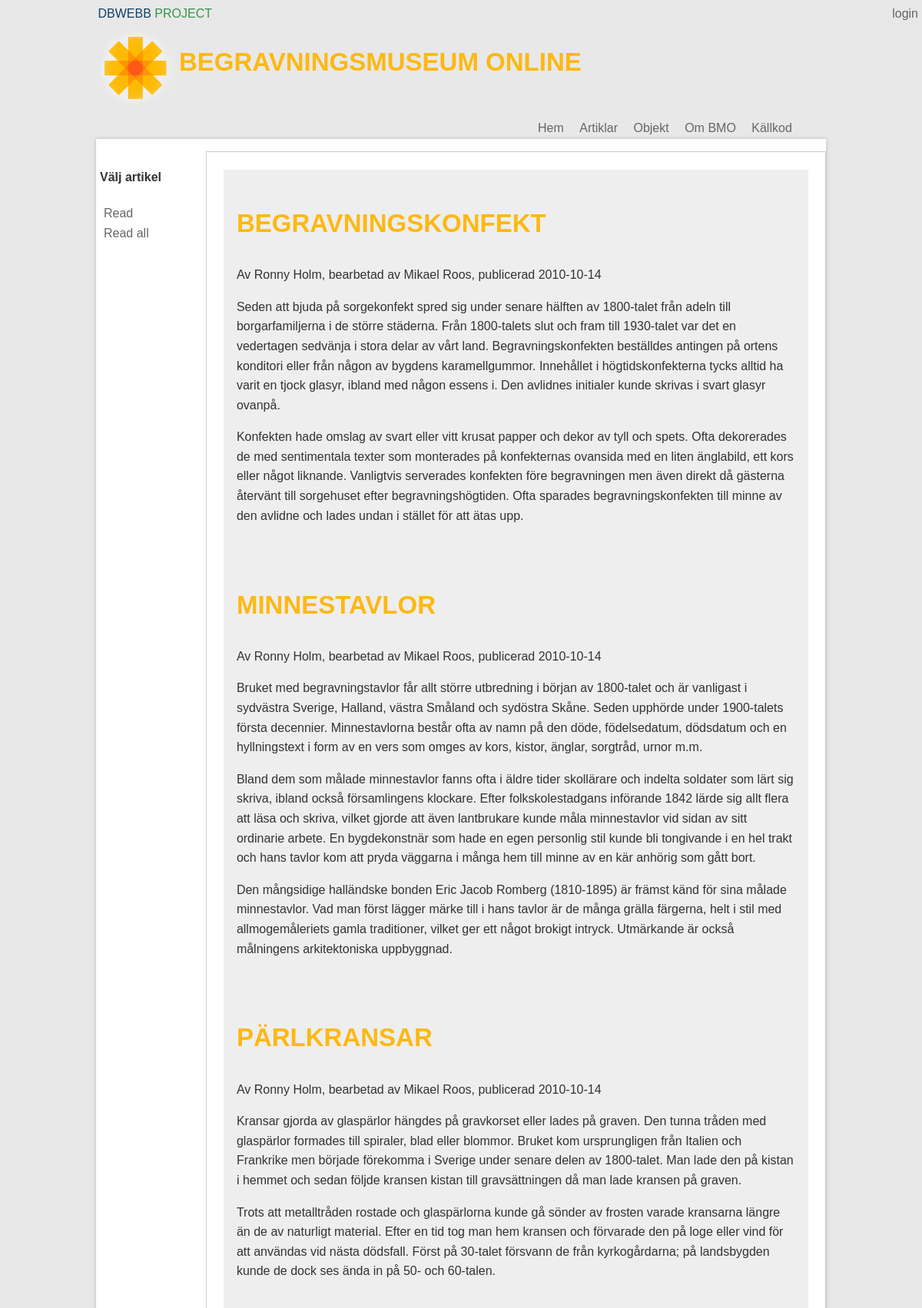
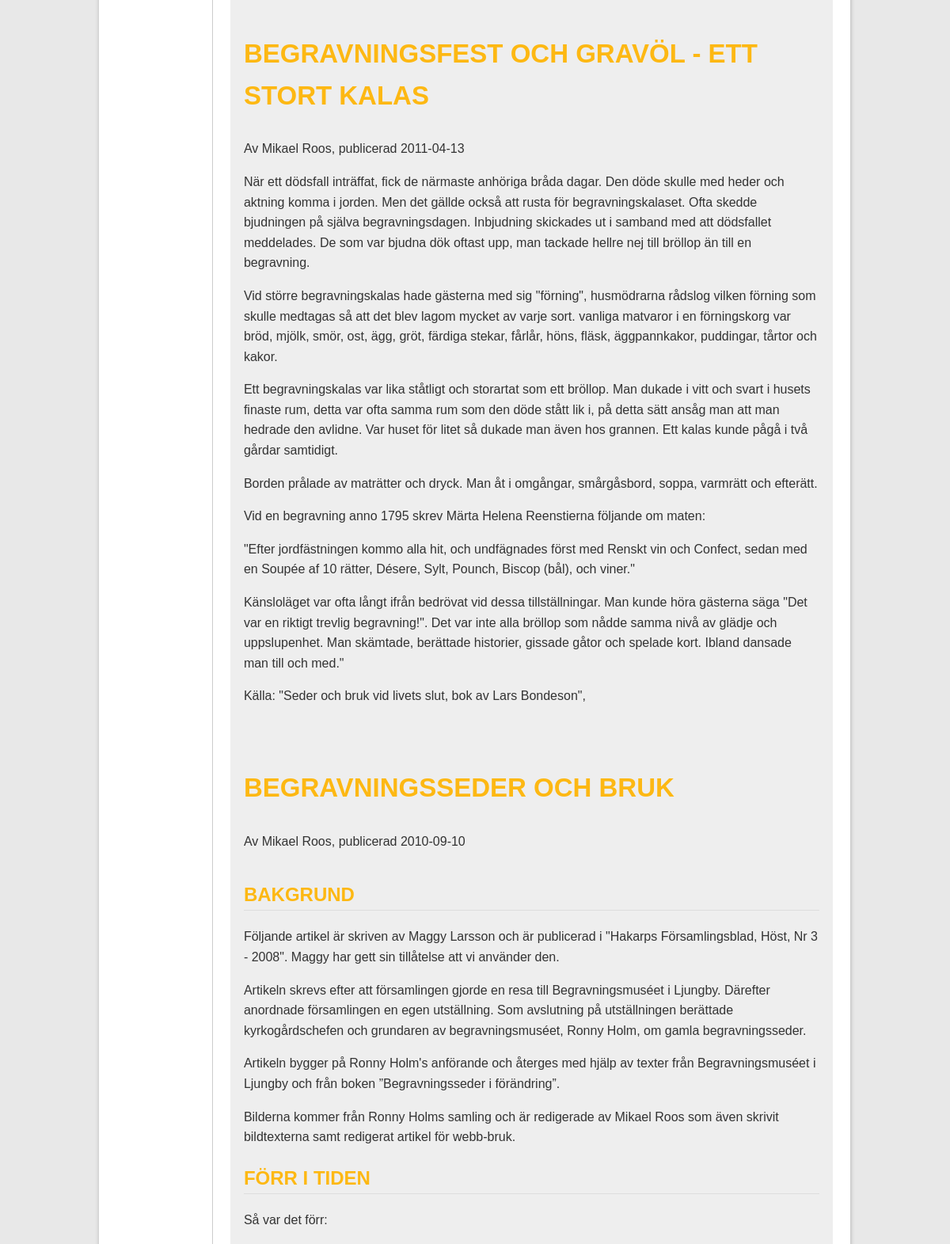
The page /article.php?p=read-all (upper part) on the database its author committed (2 pictures, top to bottom).
### tables this page shows
CREATE TABLE "Article" ("id" INTEGER PRIMARY KEY  AUTOINCREMENT  NOT NULL  UNIQUE , "category" TEXT, "title" TEXT, "content" TEXT, "author" TEXT, "pubdate" DATETIME NOT NULL  DEFAULT CURRENT_DATE);

### incl/article/showAllArticle.php (the view)
<?php
$db= new PDO("sqlite:$dbPath");
$db->setAttribute(PDO::ATTR_ERRMODE, PDO::ERRMODE_WARNING);
$stmt = $db->prepare('SELECT * FROM Article WHERE category = "article";');
$stmt->execute();
$res = $stmt->fetchAll(PDO::FETCH_ASSOC);
?>
<fieldset>
	<?php foreach($res as $ad):?>
		<div style="background:#eee; border:1px solid #eee;padding:1em;overflow:auto;">
			<h1><?php echo $ad['title']; ?></h1>
			<p class="by-author"><?php echo $ad['author'] . ', publicerad ' . $ad['pubdate']; ?></p>
			<p><?php echo $ad['content']; ?></p>
		</div>
	<?php endforeach;?>
</fieldset>

### style/FiddeStyle.css (style rules this page uses)
* { font-family:proxima-nova-soft,sans-serif; font-size:16px; color:#333; line-height:1.6em }
html,body { margin:0; padding:0; }
html { background:#e6e6e6; overflow-y:scroll; }
body { background:#E8E8E8; }
h1,h2 { color:#FDB813; }
h1 { text-transform: uppercase; font-size:33px; }
h2 { font-size:24px; border-bottom: 1px solid #ddd; text-transform: uppercase; }
.left { float:left; }

### style/debug.css (style rules this page uses)
body { background: beige; }
article { background: antiquewhite; }

### style/style.css (style rules this page uses)
html { background: #cc6666; }
body { margin: 8px auto; width: 934px; padding: 8px; background: #ffffcc; border: 1px dashed #660033; font-family: Georgia, serif; color: #333333; }
h1 { text-transform: uppercase; border-bottom: 4px double #333333; }
header,footer,nav,article,section,aside,figure,figcaption { display:block; }

### style/forms.css (style rules this page uses)
fieldset { padding:0 1.4em 1.4em 1.4em; margin: 0 0 1.5em 0; border: 1px solid #ccc; }
fieldset, #IE8#HACK { padding-top:1.4em; }

### rows shown on the page
article: title "BEGRAVNINGSKONFEKT", author "Av Ronny Holm, bearbetad av Mikael Roos", pubdate "2010-10-14", content "Seden att bjuda på sorgekonfekt spred sig under senare hälften av 1800-talet från adeln till borgarfamiljerna i de större städerna. Från 1800-talets slut och fram till 1930-talet var det en vedertagen sedvänja i stora delar av vårt land. Begravningskonfekten beställdes antingen på ortens konditori eller från någon av bygdens karamellgummor. Innehållet i högtidskonfekterna tycks alltid ha varit en tjock glasyr, ibland med någon essens i. Den avlidnes initialer kunde skrivas i svart glasyr ovanpå. Konfekten hade omslag av svart eller vitt krusat papper och dekor av tyll och spets. Ofta dekorerades de med sentimentala texter som monterades på konfekternas ovansida med en liten änglabild, ett…"
article: title "MINNESTAVLOR", author "Av Ronny Holm, bearbetad av Mikael Roos", pubdate "2010-10-14", content "Bruket med begravningstavlor får allt större utbredning i början av 1800-talet och är vanligast i sydvästra Sverige, Halland, västra Småland och sydöstra Skåne. Seden upphörde under 1900-talets första decennier. Minnestavlorna består ofta av namn på den döde, födelsedatum, dödsdatum och en hyllningstext i form av en vers som omges av kors, kistor, änglar, sorgtråd, urnor m.m. Bland dem som målade minnestavlor fanns ofta i äldre tider skollärare och indelta soldater som lärt sig skriva, ibland också församlingens klockare. Efter folkskolestadgans införande 1842 lärde sig allt flera att läsa och skriva, vilket gjorde att även lantbrukare kunde måla minnestavlor vid sidan av sitt ordinarie…"
article: title "PÄRLKRANSAR", author "Av Ronny Holm, bearbetad av Mikael Roos", pubdate "2010-10-14", content "Kransar gjorda av glaspärlor hängdes på gravkorset eller lades på graven. Den tunna tråden med glaspärlor formades till spiraler, blad eller blommor. Bruket kom ursprungligen från Italien och Frankrike men började förekomma i Sverige under senare delen av 1800-talet. Man lade den på kistan i hemmet och sedan följde kransen kistan till gravsättningen då man lade kransen på graven. Trots att metalltråden rostade och glaspärlorna kunde gå sönder av frosten varade kransarna längre än de av naturligt material. Efter en tid tog man hem kransen och förvarade den på loge eller vind för att användas vid nästa dödsfall. Först på 30-talet försvann de från kyrkogårdarna; på landsbygden kunde de dock…"
article: title "BEGRAVNINGSFEST OCH GRAVÖL - ETT STORT KALAS", author "Av Mikael Roos", pubdate "2011-04-13", content "När ett dödsfall inträffat, fick de närmaste anhöriga bråda dagar. Den döde skulle med heder och aktning komma i jorden. Men det gällde också att rusta för begravningskalaset. Ofta skedde bjudningen på själva begravningsdagen. Inbjudning skickades ut i samband med att dödsfallet meddelades. De som var bjudna dök oftast upp, man tackade hellre nej till bröllop än till en begravning. Vid större begravningskalas hade gästerna med sig \"förning\", husmödrarna rådslog vilken förning som skulle medtagas så att det blev lagom mycket av varje sort. vanliga matvaror i en förningskorg var bröd, mjölk, smör, ost, ägg, gröt, färdiga stekar, fårlår, höns, fläsk, äggpannkakor, puddingar, tårtor och kakor.…"
article: title "BEGRAVNINGSSEDER OCH BRUK", author "Av Mikael Roos", pubdate "2010-09-10", content "BAKGRUND Följande artikel är skriven av Maggy Larsson och är publicerad i \"Hakarps Församlingsblad, Höst, Nr 3 - 2008\". Maggy har gett sin tillåtelse att vi använder den. Artikeln skrevs efter att församlingen gjorde en resa till Begravningsmuséet i Ljungby. Därefter anordnade församlingen en egen utställning. Som avslutning på utställningen berättade kyrkogårdschefen och grundaren av begravningsmuséet, Ronny Holm, om gamla begravningsseder. Artikeln bygger på Ronny Holm's anförande och återges med hjälp av texter från Begravningsmuséet i Ljungby och från boken ”Begravningsseder i förändring”. Bilderna kommer från Ronny Holms samling och är redigerade av Mikael Roos som även skrivit…"

### other values the page prints
$key "login"
